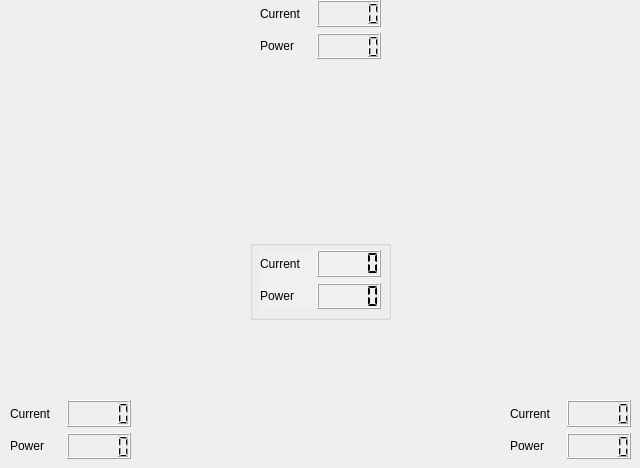
<?xml version="1.0" encoding="UTF-8"?>
<ui version="4.0">
 <class>PowerData</class>
 <widget class="QDialog" name="PowerData">
  <property name="geometry">
   <rect>
    <x>0</x>
    <y>0</y>
    <width>640</width>
    <height>468</height>
   </rect>
  </property>
  <property name="windowTitle">
   <string>Power Diagnostics</string>
  </property>
  <widget class="QLabel" name="label_9">
   <property name="geometry">
    <rect>
     <x>100</x>
     <y>60</y>
     <width>471</width>
     <height>341</height>
    </rect>
   </property>
   <property name="text">
    <string/>
   </property>
  </widget>
  <widget class="QGroupBox" name="groupBox">
   <property name="geometry">
    <rect>
     <x>250</x>
     <y>240</y>
     <width>141</width>
     <height>80</height>
    </rect>
   </property>
   <property name="autoFillBackground">
    <bool>false</bool>
   </property>
   <property name="styleSheet">
    <string notr="true">background: rgb(240, 240, 240)</string>
   </property>
   <property name="title">
    <string/>
   </property>
   <widget class="QWidget" name="">
    <property name="geometry">
     <rect>
      <x>10</x>
      <y>10</y>
      <width>121</width>
      <height>59</height>
     </rect>
    </property>
    <layout class="QVBoxLayout" name="verticalLayout_4">
     <item>
      <layout class="QHBoxLayout" name="horizontalLayout">
       <item>
        <widget class="QLabel" name="label">
         <property name="text">
          <string>Current</string>
         </property>
        </widget>
       </item>
       <item>
        <widget class="QLCDNumber" name="CurrentRW">
         <property name="segmentStyle">
          <enum>QLCDNumber::Flat</enum>
         </property>
        </widget>
       </item>
      </layout>
     </item>
     <item>
      <layout class="QHBoxLayout" name="horizontalLayout_2">
       <item>
        <widget class="QLabel" name="label_2">
         <property name="text">
          <string>Power</string>
         </property>
        </widget>
       </item>
       <item>
        <widget class="QLCDNumber" name="PowerRW">
         <property name="segmentStyle">
          <enum>QLCDNumber::Flat</enum>
         </property>
        </widget>
       </item>
      </layout>
     </item>
    </layout>
   </widget>
  </widget>
  <widget class="QWidget" name="">
   <property name="geometry">
    <rect>
     <x>10</x>
     <y>400</y>
     <width>121</width>
     <height>59</height>
    </rect>
   </property>
   <layout class="QVBoxLayout" name="verticalLayout">
    <item>
     <layout class="QHBoxLayout" name="horizontalLayout_7">
      <item>
       <widget class="QLabel" name="label_7">
        <property name="text">
         <string>Current</string>
        </property>
       </widget>
      </item>
      <item>
       <widget class="QLCDNumber" name="CurrentT3"/>
      </item>
     </layout>
    </item>
    <item>
     <layout class="QHBoxLayout" name="horizontalLayout_8">
      <item>
       <widget class="QLabel" name="label_8">
        <property name="text">
         <string>Power</string>
        </property>
       </widget>
      </item>
      <item>
       <widget class="QLCDNumber" name="PowerT3"/>
      </item>
     </layout>
    </item>
   </layout>
  </widget>
  <widget class="QWidget" name="">
   <property name="geometry">
    <rect>
     <x>510</x>
     <y>400</y>
     <width>121</width>
     <height>59</height>
    </rect>
   </property>
   <layout class="QVBoxLayout" name="verticalLayout_2">
    <item>
     <layout class="QHBoxLayout" name="horizontalLayout_5">
      <item>
       <widget class="QLabel" name="label_5">
        <property name="text">
         <string>Current</string>
        </property>
       </widget>
      </item>
      <item>
       <widget class="QLCDNumber" name="CurrentT2"/>
      </item>
     </layout>
    </item>
    <item>
     <layout class="QHBoxLayout" name="horizontalLayout_6">
      <item>
       <widget class="QLabel" name="label_6">
        <property name="text">
         <string>Power</string>
        </property>
       </widget>
      </item>
      <item>
       <widget class="QLCDNumber" name="PowerT2"/>
      </item>
     </layout>
    </item>
   </layout>
  </widget>
  <widget class="QWidget" name="">
   <property name="geometry">
    <rect>
     <x>260</x>
     <y>0</y>
     <width>121</width>
     <height>59</height>
    </rect>
   </property>
   <layout class="QVBoxLayout" name="verticalLayout_3">
    <item>
     <layout class="QHBoxLayout" name="horizontalLayout_3">
      <item>
       <widget class="QLabel" name="label_3">
        <property name="text">
         <string>Current</string>
        </property>
       </widget>
      </item>
      <item>
       <widget class="QLCDNumber" name="CurrentT1"/>
      </item>
     </layout>
    </item>
    <item>
     <layout class="QHBoxLayout" name="horizontalLayout_4">
      <item>
       <widget class="QLabel" name="label_4">
        <property name="text">
         <string>Power</string>
        </property>
       </widget>
      </item>
      <item>
       <widget class="QLCDNumber" name="PowerT1"/>
      </item>
     </layout>
    </item>
   </layout>
  </widget>
  <zorder>label_9</zorder>
  <zorder>CurrentT1</zorder>
  <zorder>PowerT1</zorder>
  <zorder>CurrentT2</zorder>
  <zorder>PowerT2</zorder>
  <zorder>CurrentT3</zorder>
  <zorder>PowerT3</zorder>
  <zorder>label_3</zorder>
  <zorder>label_4</zorder>
  <zorder>label_5</zorder>
  <zorder>label_6</zorder>
  <zorder>label_7</zorder>
  <zorder>label_8</zorder>
  <zorder>groupBox</zorder>
 </widget>
 <resources/>
 <connections/>
</ui>
